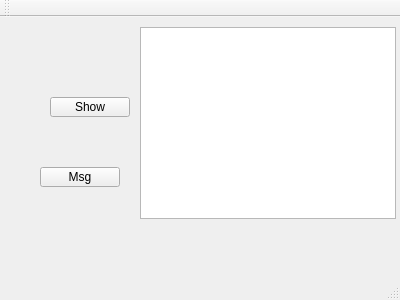
<?xml version="1.0" encoding="UTF-8"?>
<ui version="4.0">
 <class>MainWindow</class>
 <widget class="QMainWindow" name="MainWindow">
  <property name="geometry">
   <rect>
    <x>0</x>
    <y>0</y>
    <width>400</width>
    <height>300</height>
   </rect>
  </property>
  <property name="windowTitle">
   <string>MainWindow</string>
  </property>
  <widget class="QWidget" name="centralWidget">
   <widget class="QPushButton" name="pushButton">
    <property name="geometry">
     <rect>
      <x>50</x>
      <y>80</y>
      <width>80</width>
      <height>20</height>
     </rect>
    </property>
    <property name="text">
     <string>Show</string>
    </property>
   </widget>
   <widget class="QTreeView" name="treeView">
    <property name="geometry">
     <rect>
      <x>140</x>
      <y>10</y>
      <width>256</width>
      <height>192</height>
     </rect>
    </property>
   </widget>
   <widget class="QPushButton" name="pushButton_2">
    <property name="geometry">
     <rect>
      <x>40</x>
      <y>150</y>
      <width>80</width>
      <height>20</height>
     </rect>
    </property>
    <property name="text">
     <string>Msg</string>
    </property>
   </widget>
  </widget>
  <widget class="QMenuBar" name="menuBar">
   <property name="geometry">
    <rect>
     <x>0</x>
     <y>0</y>
     <width>400</width>
     <height>21</height>
    </rect>
   </property>
  </widget>
  <widget class="QToolBar" name="mainToolBar">
   <attribute name="toolBarArea">
    <enum>TopToolBarArea</enum>
   </attribute>
   <attribute name="toolBarBreak">
    <bool>false</bool>
   </attribute>
  </widget>
  <widget class="QStatusBar" name="statusBar"/>
 </widget>
 <layoutdefault spacing="6" margin="11"/>
 <resources/>
 <connections>
  <connection>
   <sender>pushButton</sender>
   <signal>clicked()</signal>
   <receiver>MainWindow</receiver>
   <slot>close()</slot>
   <hints>
    <hint type="sourcelabel">
     <x>129</x>
     <y>207</y>
    </hint>
    <hint type="destinationlabel">
     <x>199</x>
     <y>149</y>
    </hint>
   </hints>
  </connection>
 </connections>
</ui>
